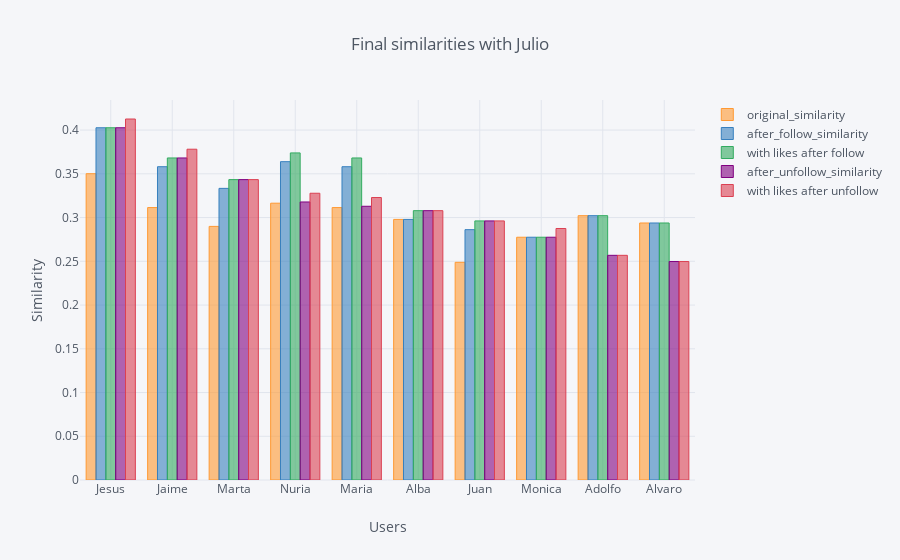

Source (notebook cell):
### Code cell
end_similarity.iplot(kind='bar', x='plan_ori_id', title='Final similarities with {}'.format(Nombre), 
            yTitle='Similarity', xTitle='Users')

### Figure 1 — Plotly figure (JSON) as saved in the notebook; plotly's stock layout.template omitted (floating-point values rounded to 4 significant figures)
{"data": [{"marker": {"color": "rgba(255, 153, 51, 0.6)", "line": {"color": "rgba(255, 153, 51, 1.0)", "width": 1}}, "name": "original_similarity", "orientation": "v", "text": "", "type": "bar", "uid": "38060dea-c57c-4602-9bcc-0b18b840aa71", "x": ["Jesus", "Jaime", "Marta", "Nuria", "Maria", "Alba", "Juan", "Monica", "Adolfo", "Alvaro"], "y": [0.3501, 0.3114, 0.2899, 0.3164, 0.3114, 0.2979, 0.2489, 0.2775, 0.3022, 0.2938]}, {"marker": {"color": "rgba(55, 128, 191, 0.6)", "line": {"color": "rgba(55, 128, 191, 1.0)", "width": 1}}, "name": "after_follow_similarity", "orientation": "v", "text": "", "type": "bar", "uid": "076ef9ad-200b-4509-b178-c365ef3d64bb", "x": ["Jesus", "Jaime", "Marta", "Nuria", "Maria", "Alba", "Juan", "Monica", "Adolfo", "Alvaro"], "y": [0.4027, 0.3581, 0.3334, 0.3639, 0.3581, 0.2979, 0.2862, 0.2775, 0.3022, 0.2938]}, {"marker": {"color": "rgba(50, 171, 96, 0.6)", "line": {"color": "rgba(50, 171, 96, 1.0)", "width": 1}}, "name": "with likes after follow", "orientation": "v", "text": "", "type": "bar", "uid": "1bde84cc-c5d7-4cb8-837e-05c0b255dc67", "x": ["Jesus", "Jaime", "Marta", "Nuria", "Maria", "Alba", "Juan", "Monica", "Adolfo", "Alvaro"], "y": [0.4027, 0.3681, 0.3434, 0.3739, 0.3681, 0.3079, 0.2962, 0.2775, 0.3022, 0.2938]}, {"marker": {"color": "rgba(128, 0, 128, 0.6)", "line": {"color": "rgba(128, 0, 128, 1.0)", "width": 1}}, "name": "after_unfollow_similarity", "orientation": "v", "text": "", "type": "bar", "uid": "011dc34e-345c-49b6-b029-43c43f112330", "x": ["Jesus", "Jaime", "Marta", "Nuria", "Maria", "Alba", "Juan", "Monica", "Adolfo", "Alvaro"], "y": [0.4027, 0.3681, 0.3434, 0.3178, 0.3129, 0.3079, 0.2962, 0.2775, 0.2568, 0.2497]}, {"marker": {"color": "rgba(219, 64, 82, 0.6)", "line": {"color": "rgba(219, 64, 82, 1.0)", "width": 1}}, "name": "with likes after unfollow", "orientation": "v", "text": "", "type": "bar", "uid": "dc13947c-2643-4e9e-9d0f-a68413fe39ab", "x": ["Jesus", "Jaime", "Marta", "Nuria", "Maria", "Alba", "Juan", "Monica", "Adolfo", "Alvaro"], "y": [0.4127, 0.3781, 0.3434, 0.3278, 0.3229, 0.3079, 0.2962, 0.2875, 0.2568, 0.2497]}], "layout": {"legend": {"bgcolor": "#F5F6F9", "font": {"color": "#4D5663"}}, "paper_bgcolor": "#F5F6F9", "plot_bgcolor": "#F5F6F9", "title": {"font": {"color": "#4D5663"}, "text": "Final similarities with Julio"}, "xaxis": {"gridcolor": "#E1E5ED", "showgrid": true, "tickfont": {"color": "#4D5663"}, "title": {"font": {"color": "#4D5663"}, "text": "Users"}, "zerolinecolor": "#E1E5ED"}, "yaxis": {"gridcolor": "#E1E5ED", "showgrid": true, "tickfont": {"color": "#4D5663"}, "title": {"font": {"color": "#4D5663"}, "text": "Similarity"}, "zerolinecolor": "#E1E5ED"}}}
